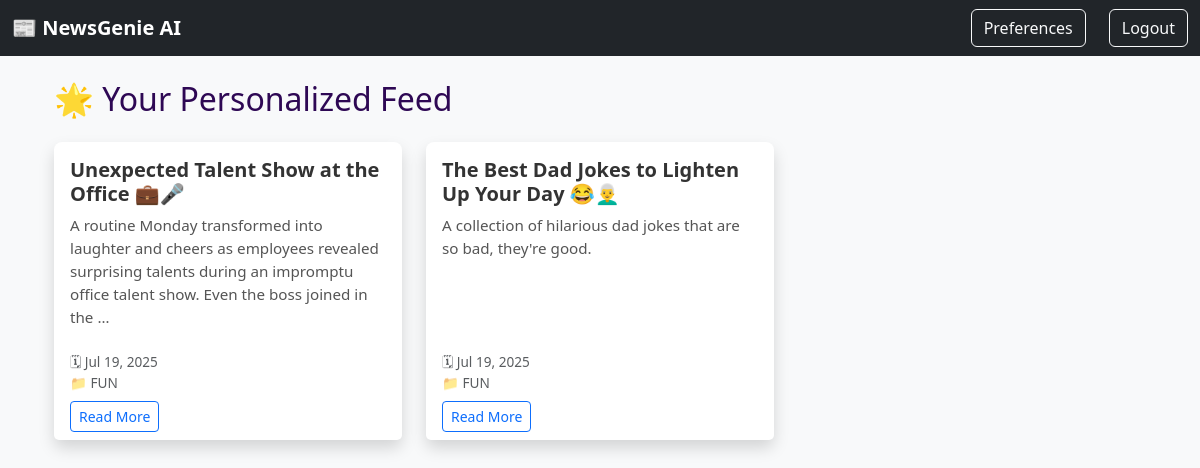
The app's page /feed/ (signed in), older data.
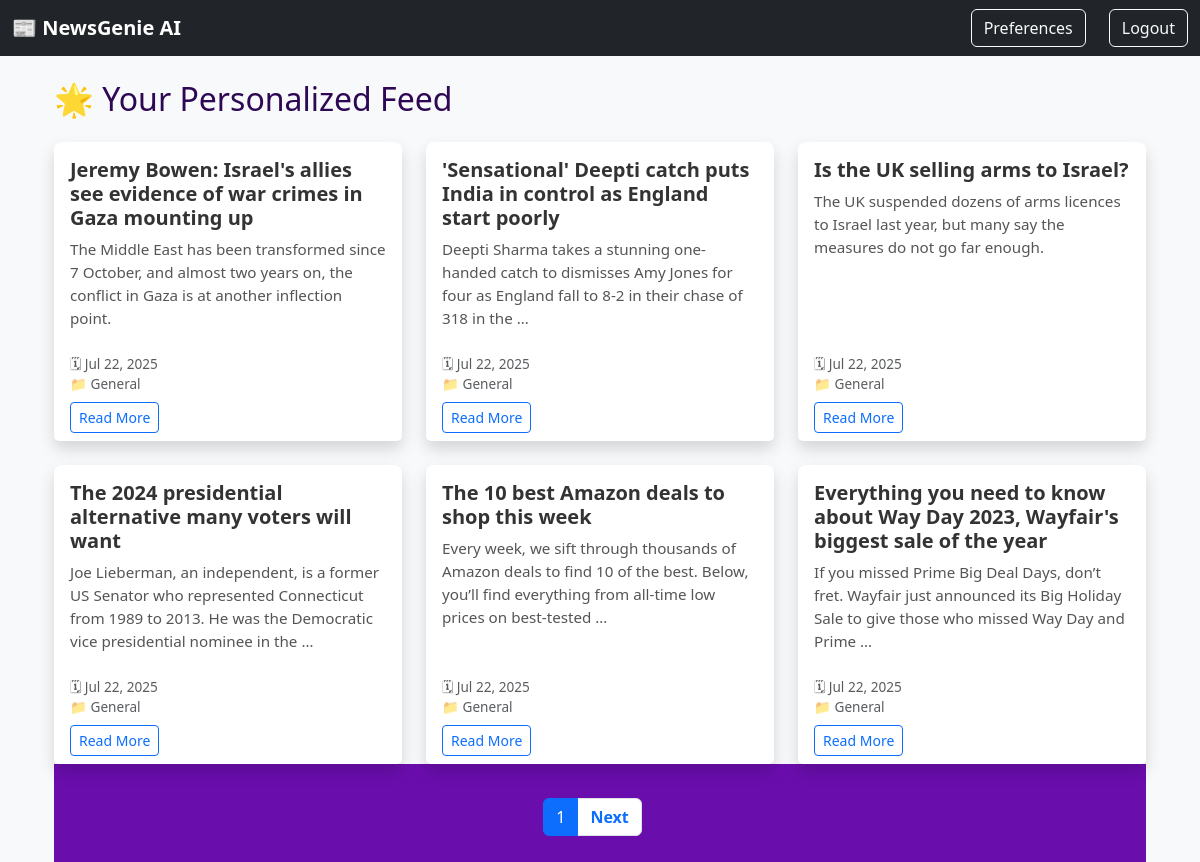
The same page, newer data.
### news/models.py (models this page shows, shortened)
class Article(models.Model):
    title = models.CharField(max_length=200)
    content = models.TextField()
    summary = models.TextField(blank=True)
    source_url = models.URLField()
    category = models.ForeignKey(Category, on_delete=models.CASCADE)
    published_date = models.DateTimeField(default=timezone.now)
    created_at = models.DateTimeField(auto_now_add=True)
    audio_file = models.FileField(upload_to='audio/', blank=True, null=True)
    link = models.URLField(max_length=500, unique=True, null=True, blank=True)
    source = models.CharField(max_length=100, default='Unknown')
    class Meta:
        ordering = ['-published_date']

class Category(models.Model):
    name = models.CharField(max_length=100)
    description = models.TextField(blank=True)
    class Meta:
        verbose_name_plural = "Categories"

### news/views.py (the view)
# urls.py: path('feed/', views.personalized_feed, name='personalized_feed'),
@login_required
def personalized_feed(request):
    try:
        preferences = request.user.userpreference.categories.all()
        articles = Article.objects.filter(category__in=preferences).order_by('-created_at')
    except UserPreference.DoesNotExist:
        articles = Article.objects.none()
    paginator = Paginator(articles, 6)
    page_number = request.GET.get('page')
    page_obj = paginator.get_page(page_number)
    return render(request, 'news/personalized_feed.html', {
        'articles': page_obj,
        'page_obj': page_obj
    })

### templates/news/personalized_feed.html (shortened to what this page needs)
{% extends 'base.html' %}
{% block content %}
<div class="container mt-4">
    <h2 class="mb-4">🌟 Your Personalized Feed</h2>
    {% if page_obj %}
    <div class="row row-cols-1 row-cols-md-3 g-4">
        {% for article in page_obj %}
        <div class="col">
            <div class="card h-100 shadow rounded-3 border-0">
                <div class="card-body">
                    <h5 class="card-title">{{ article.title }}</h5>
                    <p class="card-text">{{ article.summary|truncatewords:25 }}</p>
                </div>
                <div class="card-footer bg-white border-top-0 text-muted small">
                    <span>🗓 {{ article.created_at|date:"M d, Y" }}</span><br>
                    <span>📁 {{ article.category.name }}</span><br>
                    <a href="{% url 'article_detail' article.pk %}" class="btn btn-sm btn-outline-primary mt-2">Read More</a>
                </div>
            </div>
        </div>
        {% empty %}
        <div class="col-12">
            <p>No personalized articles found.</p>
        </div>
        {% endfor %}
    </div>
    {% if page_obj.has_other_pages %}
    <nav>
        <ul class="pagination justify-content-center mt-4">
            <li class="page-item active">
                <span class="page-link">{{ page_obj.number }}</span>
            </li>
            {% if page_obj.has_next %}
                <li class="page-item">
                    <a class="page-link" href="?page={{ page_obj.next_page_number }}">Next</a>
                </li>
            {% endif %}
        </ul>
    </nav>
    {% endif %}
    {% else %}
        <p>No articles matched your preferences.</p>
    {% endif %}
</div>
{% endblock %}

Row changes from the older to the newer data that the page shows:
no longer on this page (row unchanged): Article: title "Unexpected Talent Show at the Office 💼🎤", summary "A routine Monday transformed into laughter and cheers as employees revealed surprising talents during an impromptu office talent show. Even the boss joined in the …", created_at "Jul 19, 2025", category.name "FUN"
no longer on this page (row unchanged): Article: title "The Best Dad Jokes to Lighten Up Your Day 😂👨‍🦳", summary "A collection of hilarious dad jokes that are so bad, they're good.", created_at "Jul 19, 2025", category.name "FUN"
added Article: title "Jeremy Bowen: Israel's allies see evidence of war crimes in Gaza mounting up", summary "The Middle East has been transformed since 7 October, and almost two years on, the conflict in Gaza is at another inflection point.", created_at "Jul 22, 2025", category.name "General"
added Article: title "'Sensational' Deepti catch puts India in control as England start poorly", summary "Deepti Sharma takes a stunning one-handed catch to dismisses Amy Jones for four as England fall to 8-2 in their chase of 318 in the …", created_at "Jul 22, 2025", category.name "General"
added Article: title "Is the UK selling arms to Israel?", summary "The UK suspended dozens of arms licences to Israel last year, but many say the measures do not go far enough.", created_at "Jul 22, 2025", category.name "General"
added Article: title "The 2024 presidential alternative many voters will want", summary "Joe Lieberman, an independent, is a former US Senator who represented Connecticut from 1989 to 2013. He was the Democratic vice presidential nominee in the …", created_at "Jul 22, 2025", category.name "General"
added Article: title "The 10 best Amazon deals to shop this week", summary "Every week, we sift through thousands of Amazon deals to find 10 of the best. Below, you’ll find everything from all-time low prices on best-tested …", created_at "Jul 22, 2025", category.name "General"
added Article: title "Everything you need to know about Way Day 2023, Wayfair's biggest sale of the year", summary "If you missed Prime Big Deal Days, don’t fret. Wayfair just announced its Big Holiday Sale to give those who missed Way Day and Prime …", created_at "Jul 22, 2025", category.name "General"
Text that changed along with them:
{{ page_obj.number }}: (not shown) → "1"
text now shown: "Next"
